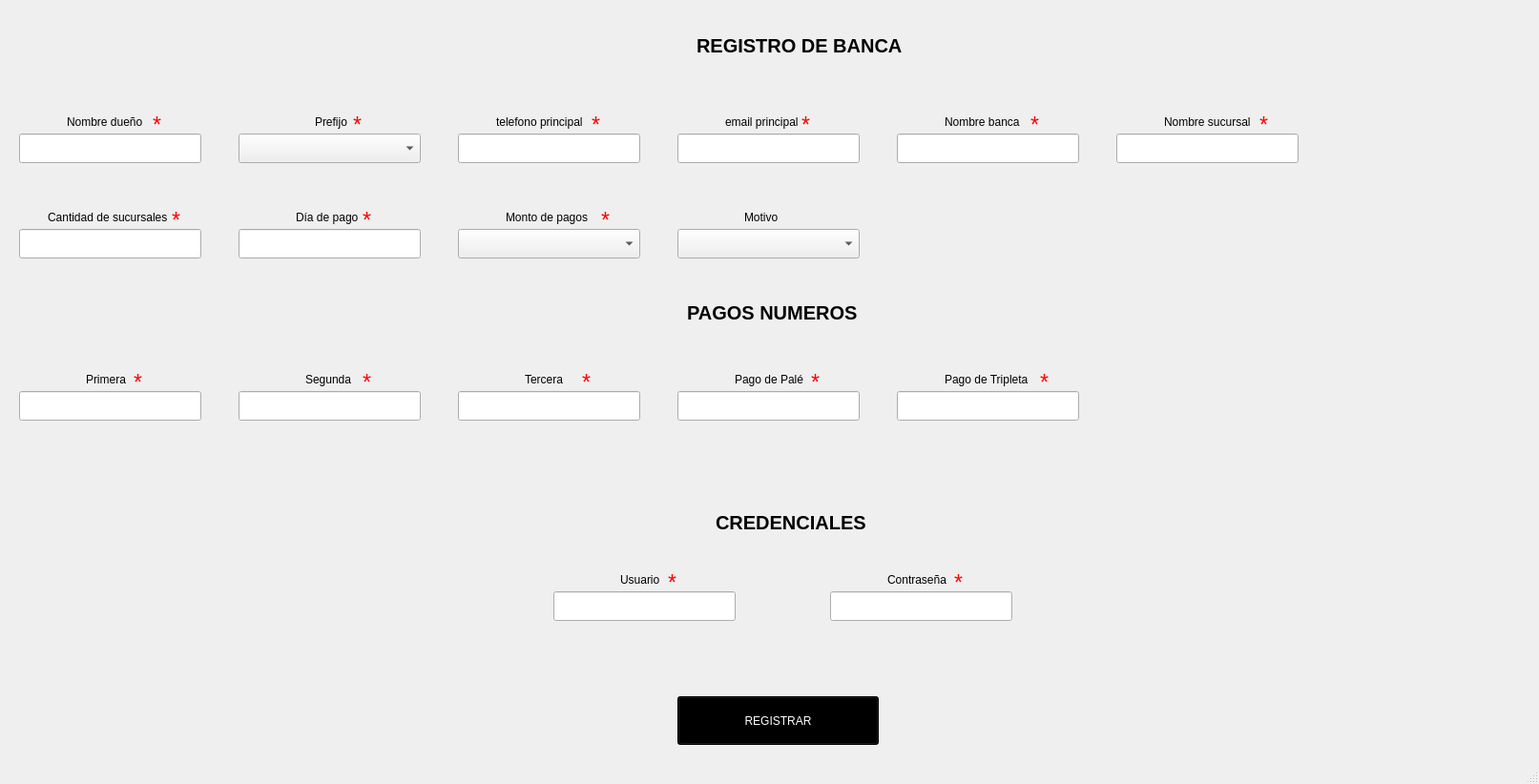
<?xml version="1.0" encoding="UTF-8"?>
<ui version="4.0">
 <class>MainWindow</class>
 <widget class="QMainWindow" name="MainWindow">
  <property name="geometry">
   <rect>
    <x>0</x>
    <y>0</y>
    <width>1613</width>
    <height>822</height>
   </rect>
  </property>
  <property name="windowTitle">
   <string>MainWindow</string>
  </property>
  <property name="styleSheet">
   <string notr="true">*{	
color: black;
}
QPushButton{
background: white;
color: black; 
}
QLineEdit{
border-bottom: 1px solid WHITE;
}</string>
  </property>
  <widget class="QWidget" name="centralwidget">
   <widget class="QLineEdit" name="nombre_banca">
    <property name="geometry">
     <rect>
      <x>940</x>
      <y>140</y>
      <width>191</width>
      <height>31</height>
     </rect>
    </property>
    <property name="cursor">
     <cursorShape>ArrowCursor</cursorShape>
    </property>
   </widget>
   <widget class="QLineEdit" name="cantidad">
    <property name="geometry">
     <rect>
      <x>20</x>
      <y>240</y>
      <width>191</width>
      <height>31</height>
     </rect>
    </property>
   </widget>
   <widget class="QLineEdit" name="diapago">
    <property name="geometry">
     <rect>
      <x>250</x>
      <y>240</y>
      <width>191</width>
      <height>31</height>
     </rect>
    </property>
   </widget>
   <widget class="QLabel" name="label">
    <property name="geometry">
     <rect>
      <x>990</x>
      <y>120</y>
      <width>101</width>
      <height>16</height>
     </rect>
    </property>
    <property name="font">
     <font>
      <pointsize>9</pointsize>
     </font>
    </property>
    <property name="text">
     <string>Nombre banca</string>
    </property>
   </widget>
   <widget class="QLabel" name="label_2">
    <property name="geometry">
     <rect>
      <x>50</x>
      <y>220</y>
      <width>141</width>
      <height>16</height>
     </rect>
    </property>
    <property name="font">
     <font>
      <pointsize>9</pointsize>
     </font>
    </property>
    <property name="text">
     <string>Cantidad de sucursales</string>
    </property>
   </widget>
   <widget class="QLabel" name="label_9">
    <property name="geometry">
     <rect>
      <x>310</x>
      <y>220</y>
      <width>101</width>
      <height>16</height>
     </rect>
    </property>
    <property name="font">
     <font>
      <pointsize>9</pointsize>
     </font>
    </property>
    <property name="text">
     <string>Día de pago</string>
    </property>
   </widget>
   <widget class="QLineEdit" name="pagotripleta">
    <property name="geometry">
     <rect>
      <x>940</x>
      <y>410</y>
      <width>191</width>
      <height>31</height>
     </rect>
    </property>
   </widget>
   <widget class="QLabel" name="label_11">
    <property name="geometry">
     <rect>
      <x>770</x>
      <y>390</y>
      <width>101</width>
      <height>16</height>
     </rect>
    </property>
    <property name="font">
     <font>
      <pointsize>9</pointsize>
     </font>
    </property>
    <property name="text">
     <string>Pago de Palé</string>
    </property>
   </widget>
   <widget class="QLabel" name="label_12">
    <property name="geometry">
     <rect>
      <x>990</x>
      <y>390</y>
      <width>101</width>
      <height>16</height>
     </rect>
    </property>
    <property name="font">
     <font>
      <pointsize>9</pointsize>
     </font>
    </property>
    <property name="text">
     <string>Pago de Tripleta</string>
    </property>
   </widget>
   <widget class="QLineEdit" name="pagopale">
    <property name="geometry">
     <rect>
      <x>710</x>
      <y>410</y>
      <width>191</width>
      <height>31</height>
     </rect>
    </property>
    <property name="text">
     <string/>
    </property>
   </widget>
   <widget class="QLabel" name="label_17">
    <property name="geometry">
     <rect>
      <x>730</x>
      <y>40</y>
      <width>271</width>
      <height>16</height>
     </rect>
    </property>
    <property name="font">
     <font>
      <pointsize>15</pointsize>
      <weight>75</weight>
      <bold>true</bold>
     </font>
    </property>
    <property name="text">
     <string>REGISTRO DE BANCA</string>
    </property>
   </widget>
   <widget class="QLabel" name="label_20">
    <property name="geometry">
     <rect>
      <x>90</x>
      <y>390</y>
      <width>61</width>
      <height>16</height>
     </rect>
    </property>
    <property name="font">
     <font>
      <pointsize>9</pointsize>
     </font>
    </property>
    <property name="text">
     <string>Primera</string>
    </property>
   </widget>
   <widget class="QLineEdit" name="puntos_primera">
    <property name="geometry">
     <rect>
      <x>20</x>
      <y>410</y>
      <width>191</width>
      <height>31</height>
     </rect>
    </property>
   </widget>
   <widget class="QLabel" name="label_21">
    <property name="geometry">
     <rect>
      <x>320</x>
      <y>390</y>
      <width>51</width>
      <height>16</height>
     </rect>
    </property>
    <property name="font">
     <font>
      <pointsize>9</pointsize>
     </font>
    </property>
    <property name="text">
     <string>Segunda</string>
    </property>
   </widget>
   <widget class="QLineEdit" name="puntos_segunda">
    <property name="geometry">
     <rect>
      <x>250</x>
      <y>410</y>
      <width>191</width>
      <height>31</height>
     </rect>
    </property>
   </widget>
   <widget class="QLabel" name="label_22">
    <property name="geometry">
     <rect>
      <x>550</x>
      <y>390</y>
      <width>61</width>
      <height>16</height>
     </rect>
    </property>
    <property name="font">
     <font>
      <pointsize>9</pointsize>
     </font>
    </property>
    <property name="text">
     <string>Tercera</string>
    </property>
   </widget>
   <widget class="QLineEdit" name="puntos_tercera">
    <property name="geometry">
     <rect>
      <x>480</x>
      <y>410</y>
      <width>191</width>
      <height>31</height>
     </rect>
    </property>
   </widget>
   <widget class="QLabel" name="label_25">
    <property name="geometry">
     <rect>
      <x>70</x>
      <y>120</y>
      <width>91</width>
      <height>16</height>
     </rect>
    </property>
    <property name="font">
     <font>
      <pointsize>9</pointsize>
     </font>
    </property>
    <property name="text">
     <string>Nombre dueño</string>
    </property>
   </widget>
   <widget class="QLineEdit" name="nombre_dueno">
    <property name="geometry">
     <rect>
      <x>20</x>
      <y>140</y>
      <width>191</width>
      <height>31</height>
     </rect>
    </property>
   </widget>
   <widget class="QLabel" name="label_27">
    <property name="geometry">
     <rect>
      <x>760</x>
      <y>120</y>
      <width>101</width>
      <height>16</height>
     </rect>
    </property>
    <property name="font">
     <font>
      <pointsize>9</pointsize>
     </font>
    </property>
    <property name="text">
     <string>email principal</string>
    </property>
   </widget>
   <widget class="QLineEdit" name="telefono_principal">
    <property name="geometry">
     <rect>
      <x>480</x>
      <y>140</y>
      <width>191</width>
      <height>31</height>
     </rect>
    </property>
   </widget>
   <widget class="QLabel" name="label_28">
    <property name="geometry">
     <rect>
      <x>520</x>
      <y>120</y>
      <width>101</width>
      <height>16</height>
     </rect>
    </property>
    <property name="font">
     <font>
      <pointsize>9</pointsize>
     </font>
    </property>
    <property name="text">
     <string>telefono principal</string>
    </property>
   </widget>
   <widget class="QLineEdit" name="email_principal">
    <property name="geometry">
     <rect>
      <x>710</x>
      <y>140</y>
      <width>191</width>
      <height>31</height>
     </rect>
    </property>
   </widget>
   <widget class="QLabel" name="label_23">
    <property name="geometry">
     <rect>
      <x>750</x>
      <y>540</y>
      <width>171</width>
      <height>16</height>
     </rect>
    </property>
    <property name="font">
     <font>
      <pointsize>15</pointsize>
      <weight>75</weight>
      <bold>true</bold>
     </font>
    </property>
    <property name="text">
     <string>CREDENCIALES</string>
    </property>
   </widget>
   <widget class="QPushButton" name="registrar_button">
    <property name="geometry">
     <rect>
      <x>710</x>
      <y>730</y>
      <width>211</width>
      <height>51</height>
     </rect>
    </property>
    <property name="styleSheet">
     <string notr="true">QPushButton{
background: black;
color: white;
}</string>
    </property>
    <property name="text">
     <string>REGISTRAR</string>
    </property>
   </widget>
   <widget class="QLineEdit" name="user">
    <property name="geometry">
     <rect>
      <x>580</x>
      <y>620</y>
      <width>191</width>
      <height>31</height>
     </rect>
    </property>
   </widget>
   <widget class="QLineEdit" name="password">
    <property name="geometry">
     <rect>
      <x>870</x>
      <y>620</y>
      <width>191</width>
      <height>31</height>
     </rect>
    </property>
   </widget>
   <widget class="QLabel" name="label_24">
    <property name="geometry">
     <rect>
      <x>650</x>
      <y>600</y>
      <width>101</width>
      <height>16</height>
     </rect>
    </property>
    <property name="font">
     <font>
      <pointsize>9</pointsize>
     </font>
    </property>
    <property name="text">
     <string>Usuario</string>
    </property>
   </widget>
   <widget class="QLabel" name="label_29">
    <property name="geometry">
     <rect>
      <x>930</x>
      <y>600</y>
      <width>101</width>
      <height>16</height>
     </rect>
    </property>
    <property name="font">
     <font>
      <pointsize>9</pointsize>
     </font>
    </property>
    <property name="text">
     <string>Contraseña</string>
    </property>
   </widget>
   <widget class="QLabel" name="label_14">
    <property name="geometry">
     <rect>
      <x>530</x>
      <y>220</y>
      <width>101</width>
      <height>16</height>
     </rect>
    </property>
    <property name="font">
     <font>
      <pointsize>9</pointsize>
     </font>
    </property>
    <property name="text">
     <string>Monto de pagos</string>
    </property>
   </widget>
   <widget class="QComboBox" name="tiposoftware">
    <property name="geometry">
     <rect>
      <x>710</x>
      <y>240</y>
      <width>191</width>
      <height>31</height>
     </rect>
    </property>
    <item>
     <property name="text">
      <string/>
     </property>
    </item>
    <item>
     <property name="text">
      <string>Registro Banca</string>
     </property>
    </item>
    <item>
     <property name="text">
      <string>Registro Sucursal</string>
     </property>
    </item>
   </widget>
   <widget class="QComboBox" name="montopago">
    <property name="geometry">
     <rect>
      <x>480</x>
      <y>240</y>
      <width>191</width>
      <height>31</height>
     </rect>
    </property>
    <item>
     <property name="text">
      <string/>
     </property>
    </item>
    <item>
     <property name="text">
      <string>1500</string>
     </property>
    </item>
    <item>
     <property name="text">
      <string>1600</string>
     </property>
    </item>
    <item>
     <property name="text">
      <string>2000</string>
     </property>
    </item>
    <item>
     <property name="text">
      <string>2000,000</string>
     </property>
    </item>
   </widget>
   <widget class="QLabel" name="label_10">
    <property name="geometry">
     <rect>
      <x>780</x>
      <y>220</y>
      <width>51</width>
      <height>16</height>
     </rect>
    </property>
    <property name="font">
     <font>
      <pointsize>9</pointsize>
     </font>
    </property>
    <property name="text">
     <string>Motivo</string>
    </property>
   </widget>
   <widget class="QComboBox" name="prefijo">
    <property name="geometry">
     <rect>
      <x>250</x>
      <y>140</y>
      <width>191</width>
      <height>31</height>
     </rect>
    </property>
    <item>
     <property name="text">
      <string/>
     </property>
    </item>
    <item>
     <property name="text">
      <string>Sr</string>
     </property>
    </item>
    <item>
     <property name="text">
      <string>Sra</string>
     </property>
    </item>
    <item>
     <property name="text">
      <string/>
     </property>
    </item>
   </widget>
   <widget class="QLabel" name="label_13">
    <property name="geometry">
     <rect>
      <x>330</x>
      <y>120</y>
      <width>51</width>
      <height>16</height>
     </rect>
    </property>
    <property name="font">
     <font>
      <pointsize>9</pointsize>
     </font>
    </property>
    <property name="text">
     <string>Prefijo</string>
    </property>
   </widget>
   <widget class="QLabel" name="label_8">
    <property name="geometry">
     <rect>
      <x>160</x>
      <y>120</y>
      <width>47</width>
      <height>21</height>
     </rect>
    </property>
    <property name="font">
     <font>
      <pointsize>17</pointsize>
     </font>
    </property>
    <property name="styleSheet">
     <string notr="true">COLOR: red;</string>
    </property>
    <property name="text">
     <string>*</string>
    </property>
   </widget>
   <widget class="QLabel" name="label_15">
    <property name="geometry">
     <rect>
      <x>370</x>
      <y>120</y>
      <width>47</width>
      <height>21</height>
     </rect>
    </property>
    <property name="font">
     <font>
      <pointsize>17</pointsize>
     </font>
    </property>
    <property name="styleSheet">
     <string notr="true">COLOR: red;</string>
    </property>
    <property name="text">
     <string>*</string>
    </property>
   </widget>
   <widget class="QLabel" name="label_16">
    <property name="geometry">
     <rect>
      <x>620</x>
      <y>120</y>
      <width>47</width>
      <height>21</height>
     </rect>
    </property>
    <property name="font">
     <font>
      <pointsize>17</pointsize>
     </font>
    </property>
    <property name="styleSheet">
     <string notr="true">COLOR: red;</string>
    </property>
    <property name="text">
     <string>*</string>
    </property>
   </widget>
   <widget class="QLabel" name="label_18">
    <property name="geometry">
     <rect>
      <x>840</x>
      <y>120</y>
      <width>47</width>
      <height>21</height>
     </rect>
    </property>
    <property name="font">
     <font>
      <pointsize>17</pointsize>
     </font>
    </property>
    <property name="styleSheet">
     <string notr="true">COLOR: red;</string>
    </property>
    <property name="text">
     <string>*</string>
    </property>
   </widget>
   <widget class="QLabel" name="label_19">
    <property name="geometry">
     <rect>
      <x>1080</x>
      <y>120</y>
      <width>47</width>
      <height>21</height>
     </rect>
    </property>
    <property name="font">
     <font>
      <pointsize>17</pointsize>
     </font>
    </property>
    <property name="styleSheet">
     <string notr="true">COLOR: red;</string>
    </property>
    <property name="text">
     <string>*</string>
    </property>
   </widget>
   <widget class="QLabel" name="label_30">
    <property name="geometry">
     <rect>
      <x>180</x>
      <y>220</y>
      <width>47</width>
      <height>21</height>
     </rect>
    </property>
    <property name="font">
     <font>
      <pointsize>17</pointsize>
     </font>
    </property>
    <property name="styleSheet">
     <string notr="true">COLOR: red;</string>
    </property>
    <property name="text">
     <string>*</string>
    </property>
   </widget>
   <widget class="QLabel" name="label_34">
    <property name="geometry">
     <rect>
      <x>380</x>
      <y>220</y>
      <width>47</width>
      <height>21</height>
     </rect>
    </property>
    <property name="font">
     <font>
      <pointsize>17</pointsize>
     </font>
    </property>
    <property name="styleSheet">
     <string notr="true">COLOR: red;</string>
    </property>
    <property name="text">
     <string>*</string>
    </property>
   </widget>
   <widget class="QLabel" name="label_35">
    <property name="geometry">
     <rect>
      <x>630</x>
      <y>220</y>
      <width>47</width>
      <height>21</height>
     </rect>
    </property>
    <property name="font">
     <font>
      <pointsize>17</pointsize>
     </font>
    </property>
    <property name="styleSheet">
     <string notr="true">COLOR: red;</string>
    </property>
    <property name="text">
     <string>*</string>
    </property>
   </widget>
   <widget class="QLabel" name="label_37">
    <property name="geometry">
     <rect>
      <x>140</x>
      <y>390</y>
      <width>47</width>
      <height>21</height>
     </rect>
    </property>
    <property name="font">
     <font>
      <pointsize>17</pointsize>
     </font>
    </property>
    <property name="styleSheet">
     <string notr="true">COLOR: red;</string>
    </property>
    <property name="text">
     <string>*</string>
    </property>
   </widget>
   <widget class="QLabel" name="label_38">
    <property name="geometry">
     <rect>
      <x>380</x>
      <y>390</y>
      <width>47</width>
      <height>21</height>
     </rect>
    </property>
    <property name="font">
     <font>
      <pointsize>17</pointsize>
     </font>
    </property>
    <property name="styleSheet">
     <string notr="true">COLOR: red;</string>
    </property>
    <property name="text">
     <string>*</string>
    </property>
   </widget>
   <widget class="QLabel" name="label_39">
    <property name="geometry">
     <rect>
      <x>610</x>
      <y>390</y>
      <width>47</width>
      <height>21</height>
     </rect>
    </property>
    <property name="font">
     <font>
      <pointsize>17</pointsize>
     </font>
    </property>
    <property name="styleSheet">
     <string notr="true">COLOR: red;</string>
    </property>
    <property name="text">
     <string>*</string>
    </property>
   </widget>
   <widget class="QLabel" name="label_40">
    <property name="geometry">
     <rect>
      <x>850</x>
      <y>390</y>
      <width>47</width>
      <height>21</height>
     </rect>
    </property>
    <property name="font">
     <font>
      <pointsize>17</pointsize>
     </font>
    </property>
    <property name="styleSheet">
     <string notr="true">COLOR: red;</string>
    </property>
    <property name="text">
     <string>*</string>
    </property>
   </widget>
   <widget class="QLabel" name="label_41">
    <property name="geometry">
     <rect>
      <x>1090</x>
      <y>390</y>
      <width>47</width>
      <height>21</height>
     </rect>
    </property>
    <property name="font">
     <font>
      <pointsize>17</pointsize>
     </font>
    </property>
    <property name="styleSheet">
     <string notr="true">COLOR: red;</string>
    </property>
    <property name="text">
     <string>*</string>
    </property>
   </widget>
   <widget class="QLabel" name="label_42">
    <property name="geometry">
     <rect>
      <x>1000</x>
      <y>600</y>
      <width>47</width>
      <height>21</height>
     </rect>
    </property>
    <property name="font">
     <font>
      <pointsize>17</pointsize>
     </font>
    </property>
    <property name="styleSheet">
     <string notr="true">COLOR: red;</string>
    </property>
    <property name="text">
     <string>*</string>
    </property>
   </widget>
   <widget class="QLabel" name="label_43">
    <property name="geometry">
     <rect>
      <x>700</x>
      <y>600</y>
      <width>47</width>
      <height>21</height>
     </rect>
    </property>
    <property name="font">
     <font>
      <pointsize>17</pointsize>
     </font>
    </property>
    <property name="styleSheet">
     <string notr="true">COLOR: red;</string>
    </property>
    <property name="text">
     <string>*</string>
    </property>
   </widget>
   <widget class="QLineEdit" name="nombre_sucursal">
    <property name="geometry">
     <rect>
      <x>1170</x>
      <y>140</y>
      <width>191</width>
      <height>31</height>
     </rect>
    </property>
   </widget>
   <widget class="QLabel" name="label_7">
    <property name="geometry">
     <rect>
      <x>1320</x>
      <y>120</y>
      <width>47</width>
      <height>21</height>
     </rect>
    </property>
    <property name="font">
     <font>
      <pointsize>17</pointsize>
     </font>
    </property>
    <property name="styleSheet">
     <string notr="true">COLOR: red;</string>
    </property>
    <property name="text">
     <string>*</string>
    </property>
   </widget>
   <widget class="QLabel" name="label_26">
    <property name="geometry">
     <rect>
      <x>1220</x>
      <y>120</y>
      <width>101</width>
      <height>16</height>
     </rect>
    </property>
    <property name="font">
     <font>
      <pointsize>9</pointsize>
     </font>
    </property>
    <property name="text">
     <string>Nombre sucursal</string>
    </property>
   </widget>
   <widget class="QLabel" name="label_31">
    <property name="geometry">
     <rect>
      <x>720</x>
      <y>320</y>
      <width>271</width>
      <height>16</height>
     </rect>
    </property>
    <property name="font">
     <font>
      <pointsize>15</pointsize>
      <weight>75</weight>
      <bold>true</bold>
     </font>
    </property>
    <property name="text">
     <string>PAGOS NUMEROS</string>
    </property>
   </widget>
  </widget>
  <widget class="QStatusBar" name="statusbar"/>
 </widget>
 <resources/>
 <connections/>
</ui>
